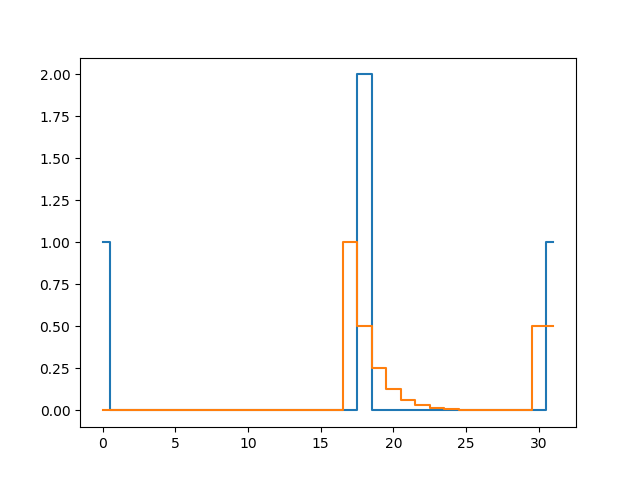

Here is the Python script that generated this plot:
import matplotlib.pyplot as plt

f = [0.] * 32
f[0] = f[-1] = 1.
f[18] = 2.

plt.plot(f, drawstyle='steps-mid')

for iter in range(1):
    f[0] = f[1]
    for i in range(1, len(f)-1):
        f[i] = (f[i-1]+f[i+1])/2. 
    f[-1] = f[-2]

plt.plot(f, drawstyle='steps-mid')
plt.show()
